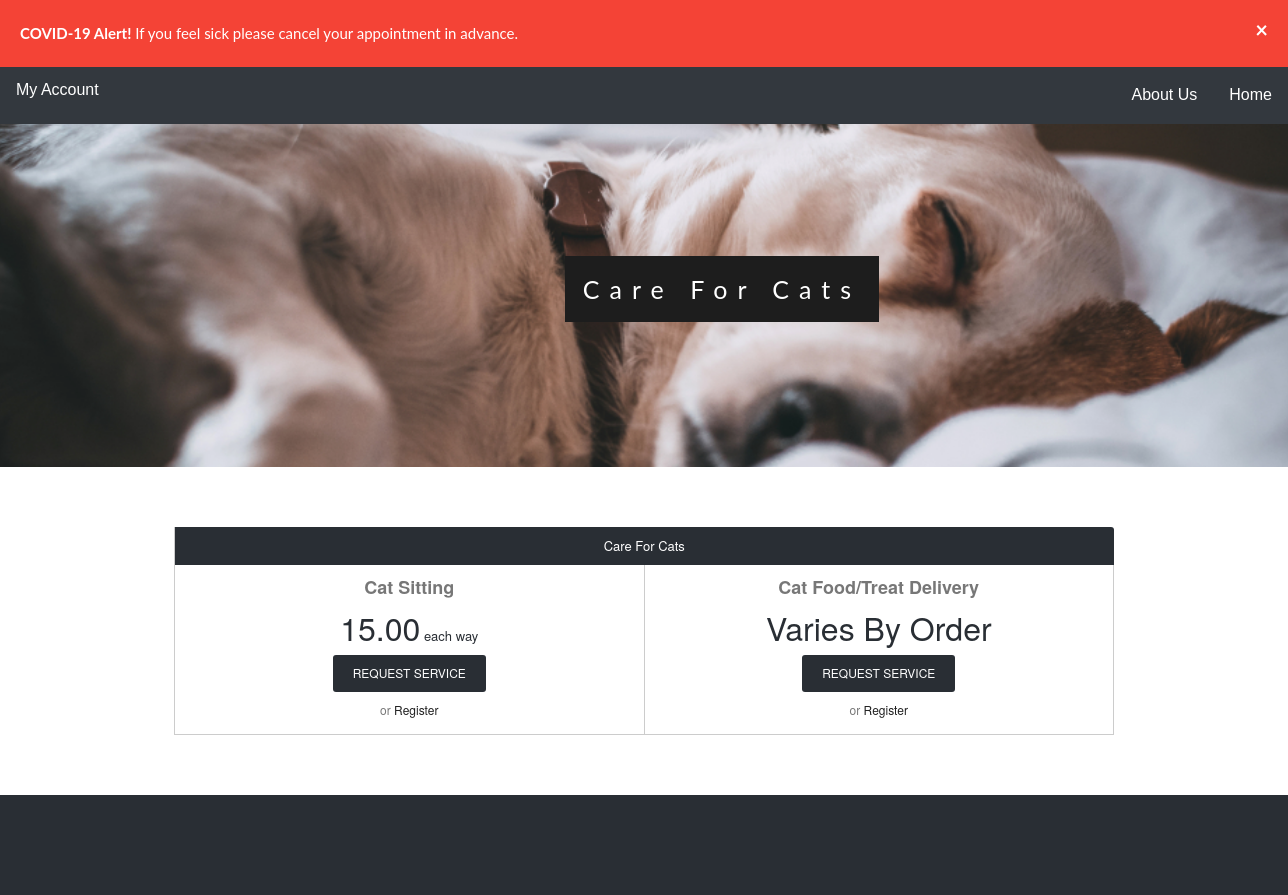
The page /Website/website-master/careforcats.php on the database its author committed.
### tables this page shows
CREATE TABLE `services` (
  `serviceID` int(10) unsigned NOT NULL AUTO_INCREMENT,
  `categoryID` int(10) unsigned NOT NULL,
  `servicename` varchar(255) NOT NULL,
  `description` varchar(535) NOT NULL,
  `dateadded` date NOT NULL,
  `price` decimal(10,2) NOT NULL,
  PRIMARY KEY (`serviceID`),
  KEY `categoryID` (`categoryID`),
  CONSTRAINT `services_ibfk_1` FOREIGN KEY (`categoryID`) REFERENCES `categories` (`categoryID`)
);

### Website/website-master/src/Database.php (called while the page is built, shortened)
<?php
class Database implements DatabaseInterface {
  private $pdo;
  public static function create(PDO $pdo) {
    return new static($pdo);
  }
  public function __construct(PDO $pdo) {
    $this->pdo = $pdo;
  }
  public function getPricesByCategoryID($values){
    $categoryID = !empty($values['categoryID']) ? $values['categoryID'] : NULL;
    $selectStatement = "SELECT servicename,description,price
                        FROM services WHERE categoryID = :categoryID" . PHP_EOL;
    $statement = $this->pdo->prepare($selectStatement);
    $parameters = [':categoryID' => $categoryID];
    $statement->execute($parameters);
    $priceInfo[] = $statement->fetchAll(PDO::FETCH_CLASS,'\stdClass');
    $priceInfo = reset($priceInfo);
    return $priceInfo;
  }
}

### Website/website-master/common.php (called while the page is built, shortened)
<?php
$dsn = "mysql:host=" . DB_HOST . ";dbname=" . DB_NAME . ";charset=utf8mb4;";
$driver_options = [
  PDO::ATTR_ERRMODE => PDO::ERRMODE_EXCEPTION,
];
$pdo = new PDO($dsn, DB_USER, DB_PASS, $driver_options);
$database = Database::create($pdo);
?>

### Website/website-master/careforcats.php (the view, shortened to what this page needs)
<?php
require_once('common.php');
	$values = ['categoryID' => 6];
	$serviceInfoArray = $database->getPricesByCategoryID($values);
?>
<!DOCTYPE HTML>
<HTML lang="en">
<head>
	<link rel="stylesheet" type="text/css" href="css/bestPet.css">
	<link rel="stylesheet" type="text/css" href="css/compare.css">
</head>
<body>
	<div class="alert">
		<span class="closebtn" onclick="this.parentElement.style.display='none';">&times;</span>
		<strong>COVID-19 Alert!</strong> If you feel sick please cancel your appointment in advance.
	</div>
	<div class="bgimg-1">
		<div class="caption">
			<span class="border">Care For Cats</span>
		</div>
		<?php require_once("menu.php") ?>
	</div>
	<div style="color: #777;background-color:white;text-align:center;padding:50px 80px;text-align: justify;">
		<div class="comparison">
			<table>
				<thead>
					<tr>
						<th colspan="<?php echo count($serviceInfoArray); ?>" class="qbo">
							Care For Cats
						</th>
					</tr>
					<tr>
						<?php foreach ($serviceInfoArray as $value) : ?>
							<th class="compare-heading">
								<?php echo $value->servicename; ?>
							</th>
						<?php endforeach; ?>
					</tr>
					<tr>
						<?php foreach ($serviceInfoArray as $value) : ?>
							<?php if ($value->price != 0.00) : ?>
							<th class="price-info">
								<div class="price-now"><span><?php echo $value->price; ?><span class="price-small"></span></span> each way</div>
								<div><a href="serviceform.php" class="price-buy">Request Service <span class="hide-mobile"></span></a></div>
								<div class="price-try"><span class="hide-mobile">or </span><a href="register.php">Register <span class="hide-mobile"></span></a></div>
							</th>
							<?php else: ?>
								<th class="price-info">
								<div class="price-now"><span>Varies By Order<span class="price-small"></span></span></div>
								<div><a href="serviceform.php" class="price-buy">Request Service <span class="hide-mobile"></span></a></div>
								<div class="price-try"><span class="hide-mobile">or </span><a href="register.php">Register <span class="hide-mobile"></span></a></div>
							</th>
							<?php endif;?>
						<?php endforeach; ?>
					</tr>
				</thead>
			</table>
		</div>
	</div>
	<div style="position:relative">
		<div style="color:#ddd;background-color:#292E34;text-align:center;padding:50px 80px;">
		</div>
	</div>
</body>
</HTML>

### Website/website-master/css/bestPet.css (style rules this page uses)
body, html { height: 100%; margin: 0; color: #777; font: 400 15px/1.8 "lato", sans-serif; }
.bgimg-1, .bgimg-2, .bgimg-3, .bgimg-4, .bgimg-5, .bgimg-6 { position: relative; opacity: 0.95; background-attachment: fixed; background-position: center; background-repeat: no-repeat; background-size: cover; }
.bgimg-1 { background-image: url(../images/dog.jpg); min-height: 50%; }
.caption { position: absolute; left: 0; top: 50%; width: 100%; text-align: center; color: #000; margin-left: 78px; }
.caption span.border { background-color: #111; color: #fff; padding: 18px; font-size: 25px; letter-spacing: 10px; }
.alert { padding: 20px; background-color: #f44336; color: white; }
.closebtn { margin-left: 15px; color: white; font-weight: bold; float: right; font-size: 22px; line-height: 20px; cursor: pointer; transition: 0.3s; }
a { text-decoration: none; }

### Website/website-master/css/compare.css (style rules this page uses)
.comparison { max-width:940px; margin:0 auto; font:13px/1.4 "Helvetica Neue",Helvetica,Arial,sans-serif; text-align:center; padding:10px; }
.comparison table { width:100%; border-collapse: collapse; border-spacing: 0; table-layout: fixed; border-bottom:1px solid #CCC; border-left:1px solid #CCC; }
.comparison td, .comparison th { border-right:1px solid #CCC; empty-cells: show; padding:10px; }
.compare-heading { font-size:18px; font-weight:bold !important; border-bottom:0 !important; padding-top:10px !important; }
.comparison th { font-weight:normal; padding:0; border-bottom:1px solid #CCC; }
.comparison .qbse, .comparison .qbo, .comparison .tl { color:#FFF; padding:10px; font-size:13px; border-right:1px solid #CCC; border-bottom:0; }
.comparison .qbo { background:#292E34; border-top-right-radius: 3px; border-right:0px; }
.comparison .price-info { padding:5px 15px 15px 15px; }
.comparison .price-now, .comparison .price-now span { color:#292E34; }
.comparison .price-now span { font-size:32px; }
.comparison .price-buy { background:#292E34; padding:10px 20px; font-size:12px; display:inline-block; color:#FFF; text-decoration:none; border-radius:3px; text-transform:uppercase; margin:5px 0 10px 0; }
.comparison .price-try { font-size:12px; }
.comparison .price-try a { color:#202020; }

### rows shown on the page
services: servicename "Cat Sitting", price "15.00"
services: servicename "Cat Food/Treat Delivery", price "Varies By Order"
